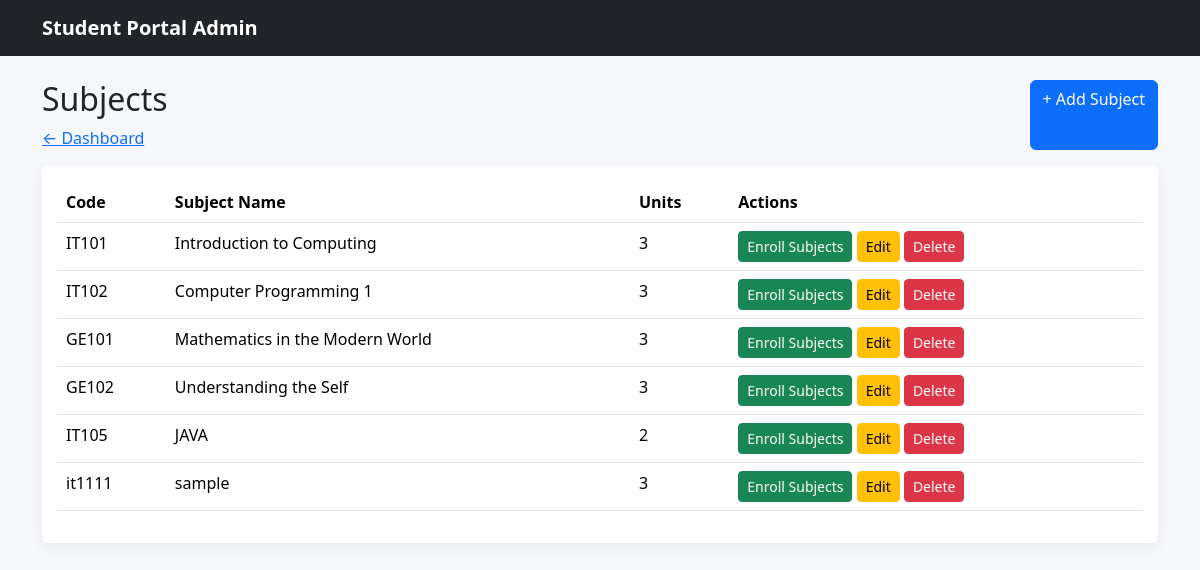
The page /GAPUZ_CRUD/admin/subjects/index.php (signed in) on the database as committed earlier.
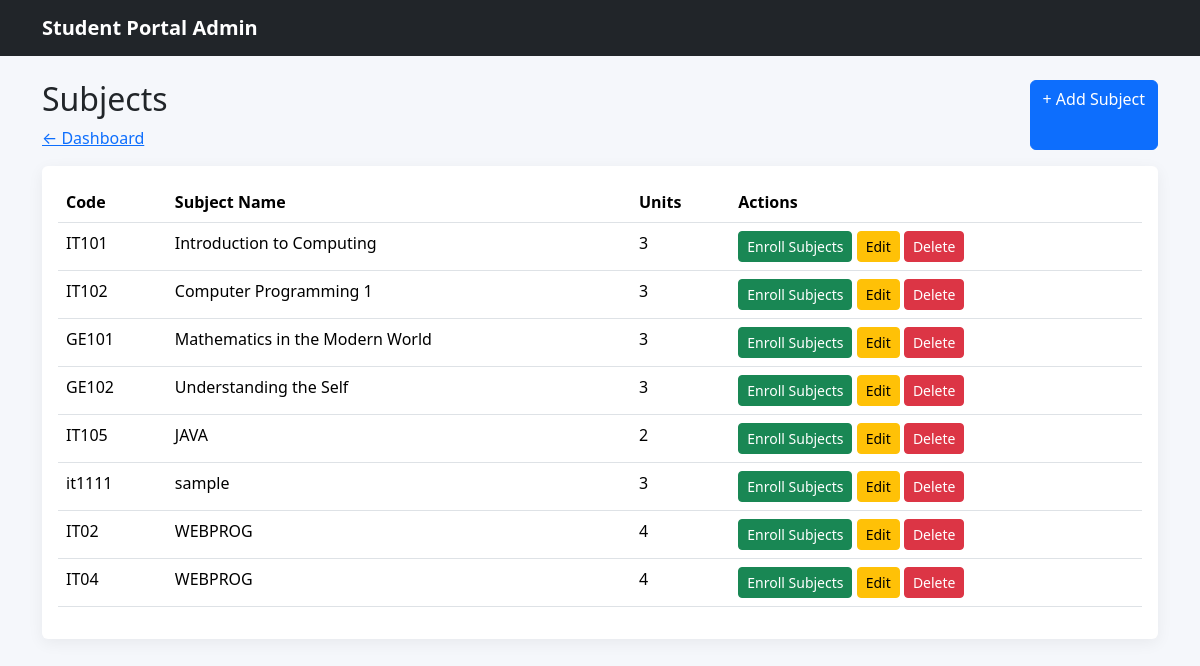
The same page on the database as committed later.
### tables this page shows
CREATE TABLE `subjects` (
  `id` int(11) NOT NULL,
  `subject_code` varchar(20) NOT NULL,
  `subject_name` varchar(100) NOT NULL,
  `units` int(11) NOT NULL
);

### GAPUZ_CRUD/admin/subjects/index.php (the view, shortened to what this page needs)
<?php
include "../../config/database.php";
$sql = "SELECT * FROM subjects";
$result = mysqli_query($conn, $sql);
?>
<!doctype html>
<html lang="en">
<head>
    <link
        href="../../assets/vendor/bootstrap/css/bootstrap.min.css"
        rel="stylesheet"
    >
    <link
        href="../../assets/css/style.css"
        rel="stylesheet"
    >
</head>
<body>
    <nav class="navbar navbar-dark bg-dark">
        <div class="container">
            <a
                class="navbar-brand"
                href="dashboard.html"
            >
                Student Portal Admin
            </a>
        </div>
    </nav>
    <div class="container py-4">
        <div class="d-flex justify-content-between mb-3">
            <div>
                <h2>Subjects</h2>
                <a href="../dashboard.php">
                    ← Dashboard
                </a>
            </div>
            <a
                href="create.php"
                class="btn btn-primary"
            >
                + Add Subject
            </a>
        </div>
        <div class="card">
            <div class="card-body">
                <table class="table">
                    <thead>
                        <tr>
                            <th>Code</th>
                            <th>Subject Name</th>
                            <th>Units</th>
                            <th>Actions</th>
                        </tr>
                    </thead>
                    <tbody>
                        <tr>
                            <?php while($row = mysqli_fetch_assoc($result)){?>
                        <tr>
                            <td><?php echo htmlspecialchars($row["subject_code"]);?></td>
                            <td>
                                <?php echo htmlspecialchars($row["subject_name"]);?>
                            </td>
                            <td>
                                <?php echo htmlspecialchars($row["units"]);?>
                            </td>
                            <td>
                                <a
                                    class="btn btn-success btn-sm"
                                    href="enroll.html"
                                >
                                    Enroll Subjects
                                </a>
                                <a
                                    class="btn btn-warning btn-sm"
                                    href="edit.php?id=<?php echo $row['id'];?>"
                                >
                                    Edit
                                </a>
                                <a
                                    class="btn btn-danger btn-sm"
                                    href="delete.php?id=<?php echo $row['id'];?>"
                                    onclick = "return confirm('Are you sure you want to delete this record?')"
                                >
                                    Delete
                                </a>
                            </td>
                        </tr>
                    <?php }?>
                        </tr>
                    </tbody>
                </table>
            </div>
        </div>
    </div>
</body>
</html>

### GAPUZ_CRUD/assets/css/style.css (style rules this page uses)
body { background: #f5f7fb; }
.navbar-brand { font-weight: 700; }
.card { border: 0; box-shadow: 0 0.25rem 1rem rgba(0,0,0,.06); }

Rows that differ between the two databases and show on the page:
added subjects: subject_code "IT02", subject_name "WEBPROG", units "4"
added subjects: subject_code "IT04", subject_name "WEBPROG", units "4"
